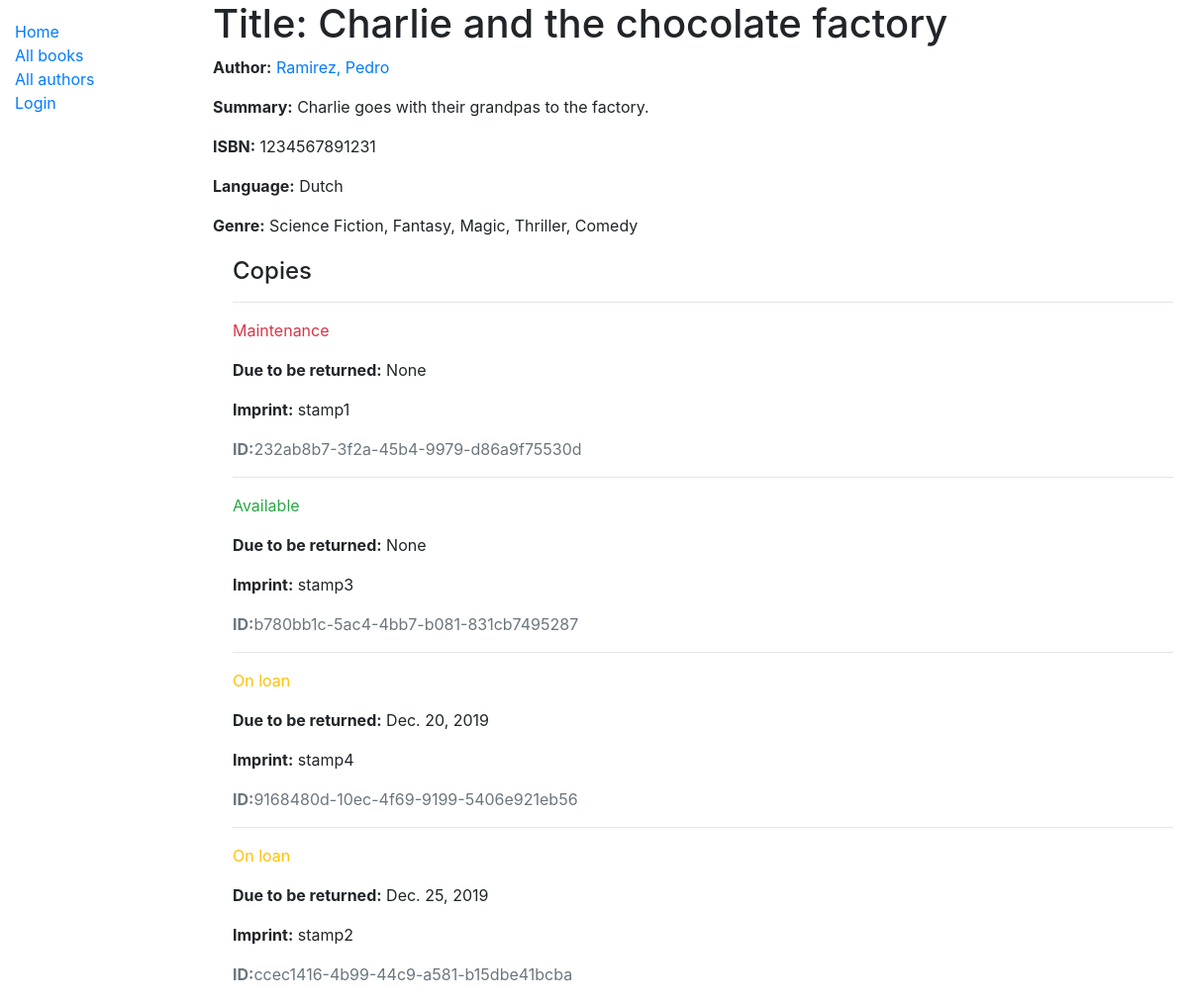
/catalog/book/1, run on the app's committed database.
### catalog/models.py (models this page shows, shortened)
class Book(models.Model):
    title = models.CharField(max_length=200)
    author = models.ForeignKey('Author', on_delete=models.SET_NULL, null=True)
    summary = models.TextField(max_length=1000, help_text='Enter a brief description of the book')
    isbn = models.CharField('ISBN', max_length=13,
                            help_text='13 Character <a href="https://www.isbn-international.org/content/what-isbn">ISBN number</a>')
    genre = models.ManyToManyField(Genre, help_text='Select a genre for this book')
    language = models.ForeignKey('Language', on_delete=models.SET_NULL, null=True)
    def display_genre(self):
        """Create a string for the Genre. This is required to display Genre on admin."""
        return ', '.join(genre.name for genre in self.genre.all()[:3])
    display_genre.short_description = 'Genre'

class Author(models.Model):
    first_name = models.CharField(max_length=100)
    last_name = models.CharField(max_length=100)
    date_of_birth = models.DateField(null=True, blank=True)
    date_of_death = models.DateField('died', null=True, blank=True)
    class Meta:
        ordering = ['last_name', 'first_name']
    def __str__(self):
        return f'{self.last_name}, {self.first_name}'

class Language(models.Model):
    name = models.CharField(max_length=100)
    def __str__(self):
        return self.name

class Genre(models.Model):
    name = models.CharField(max_length=200, help_text='Enter a book genre (e.g. Science Fiction)')
    def __str__(self):
        return self.name

class BookInstance(models.Model):
    id = models.UUIDField(primary_key=True, default=uuid.uuid4,
                          help_text='Unique ID for this particular book instance.')
    book = models.ForeignKey('Book', on_delete=models.SET_NULL, null=True)
    imprint = models.CharField(max_length=200)
    due_back = models.DateField(null=True, blank=True)
    borrower = models.ForeignKey(User, on_delete=models.SET_NULL, null=True, blank=True)
    LOAN_STATUS = (
        ('m', 'Maintenance'),
        ('o', 'On loan'),
        ('a', 'Available'),
        ('r', 'Reserved')
    )
    status = models.CharField(
        max_length=1,
        choices=LOAN_STATUS,
        blank=True,
        default='m',
        help_text='Book availability'
    )
    class Meta:
        ordering = ['due_back']
        permissions = (("can_mark_returned", "Can set book as returned"),)

### catalog/views.py (the view)
# urls.py: re_path(r'^book/(?P<pk>\d+)$', views.BookDetailView.as_view(), name='book-detail'),
class BookDetailView(generic.DetailView):
    model = Book

### catalog/templates/catalog/book_detail.html
{% extends "base_generic.html" %}
{% block content %}
    <h1>Title: {{ book.title }}</h1>
    <p><strong>Author:</strong> <a href="">{{ book.author }}</a> </p>
    <p><strong>Summary:</strong> {{ book.summary }} </p>
    <p><strong>ISBN:</strong> {{ book.isbn }} </p>
    <p><strong>Language:</strong> {{ book.language }} </p>
    <p><strong>Genre:</strong> {{ book.genre.all|join:", " }} </p>
    <div style="margin-left: 20px;margin-top: 20px">
        <h4>Copies</h4>
        {% for copy in book.bookinstance_set.all %}
            <hr>
            <p class="{% if copy.status == 'a' %}text-success{% elif copy.status == 'm' %}text-danger{% else %}text-warning{% endif %}">
                {{ copy.get_status_display }}
            </p>
            {% if copy in book.bookinstance_set.all %}
                <p><strong>Due to be returned:</strong> {{ copy.due_back }}</p>
            {% endif %}
            <p><strong>Imprint:</strong> {{ copy.imprint }}</p>
            <p class="text-muted"><strong> ID:</strong>{{ copy.id }}</p>
        {% endfor %}
    </div>
{% endblock %}

### data on the page
Book: title "Charlie and the chocolate factory", author "Ramirez, Pedro", summary "Charlie goes with their grandpas to the factory.", isbn "1234567891231", language "Dutch", genre.all "Science Fiction, Fantasy, Magic, Thriller, Comedy"
BookInstance: status "Maintenance", due_back "None", imprint "stamp1", id "232ab8b7-3f2a-45b4-9979-d86a9f75530d"
BookInstance: status "Available", due_back "None", imprint "stamp3", id "b780bb1c-5ac4-4bb7-b081-831cb7495287"
BookInstance: status "On loan", due_back "Dec. 20, 2019", imprint "stamp4", id "9168480d-10ec-4f69-9199-5406e921eb56"
BookInstance: status "On loan", due_back "Dec. 25, 2019", imprint "stamp2", id "ccec1416-4b99-44c9-a581-b15dbe41bcba"
